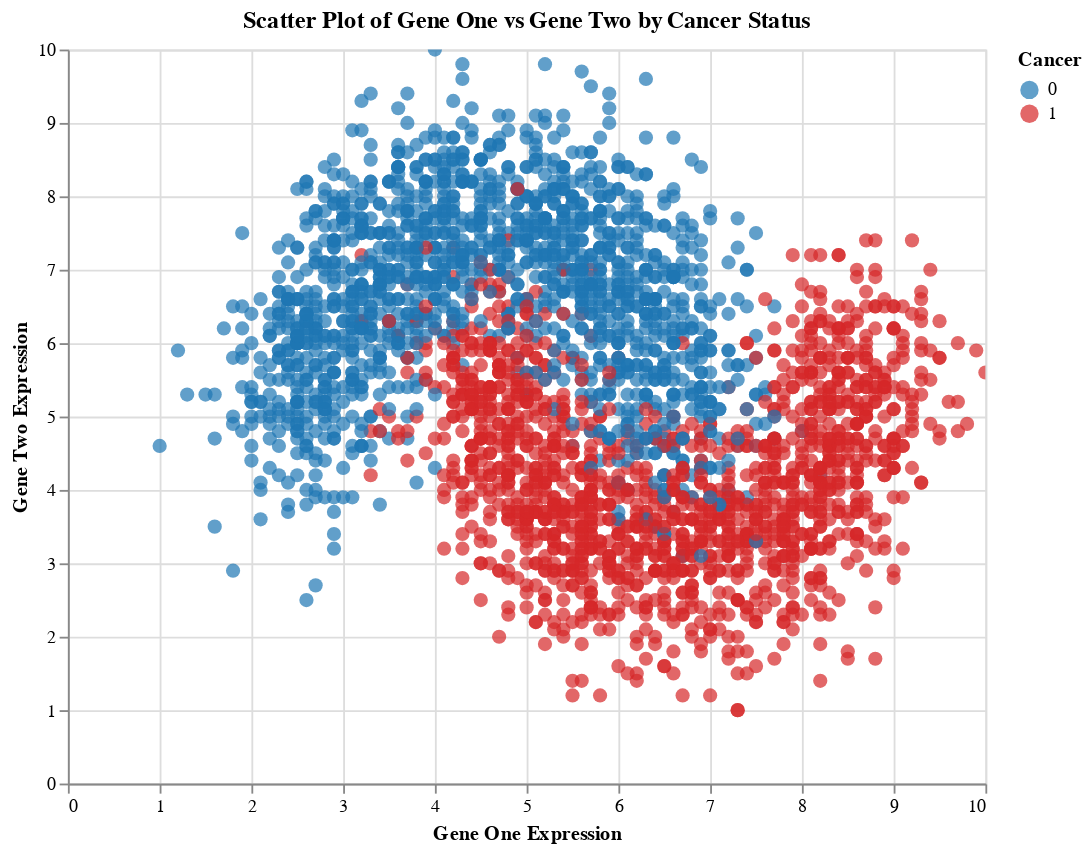

Here is the notebook cell this chart was saved with:
### Markdown cell above
Comparing the average expression levels of each gene in people with and without cancer. Gene One is more active in people with cancer, while Gene Two is more active in those without it.

### Code cell
scatter = alt.Chart(df).mark_circle(size=60).encode(
    x=alt.X('Gene One', title='Gene One Expression'),
    y=alt.Y('Gene Two', title='Gene Two Expression'),
    color=alt.Color('Cancer Present:N', scale=alt.Scale(range=['#1f77b4', '#d62728']), legend=alt.Legend(title='Cancer')),
    tooltip=['Gene One', 'Gene Two', 'Cancer Present']
).properties(
    width=500,
    height=400,
    title='Scatter Plot of Gene One vs Gene Two by Cancer Status'
).interactive()

scatter

### Figure 1 — Vega-Lite specification as saved in the notebook (floating-point values rounded to 4 significant figures; data arrays with more than 128 entries replaced by an {"elided": "..."} marker saying what was removed)
{"config": {"view": {"continuousWidth": 300, "continuousHeight": 300}}, "data": {"name": "data-805449fd7d1b5a364e9b0eeccf5753ae"}, "mark": {"type": "circle", "size": 60}, "encoding": {"color": {"field": "Cancer Present", "legend": {"title": "Cancer"}, "scale": {"range": ["#1f77b4", "#d62728"]}, "type": "nominal"}, "tooltip": [{"field": "Gene One", "type": "quantitative"}, {"field": "Gene Two", "type": "quantitative"}, {"field": "Cancer Present", "type": "quantitative"}], "x": {"field": "Gene One", "title": "Gene One Expression", "type": "quantitative"}, "y": {"field": "Gene Two", "title": "Gene Two Expression", "type": "quantitative"}}, "height": 400, "params": [{"name": "param_1", "select": {"type": "interval", "encodings": ["x", "y"]}, "bind": "scales"}], "title": "Scatter Plot of Gene One vs Gene Two by Cancer Status", "width": 500, "$schema": "https://vega.github.io/schema/vega-lite/v5.20.1.json", "datasets": {"data-805449fd7d1b5a364e9b0eeccf5753ae": {"elided": "3000 records"}}}
